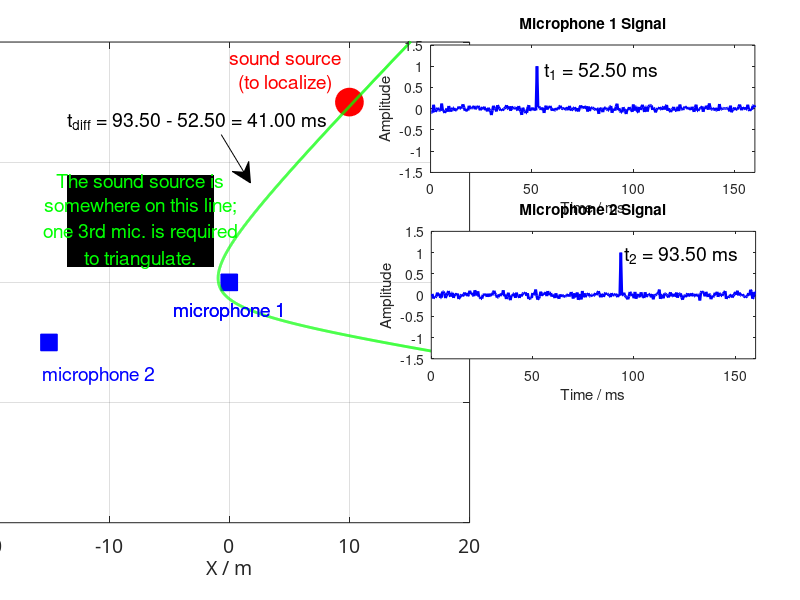

Source code (MATLAB):
% This script visualizes the propagation of sound waves from a source and the detection by two microphones.
% It demonstrates the calculation of the time difference of arrival (TDOA) and the localization of the sound source.
% The animation shows the expanding wavefront and plots the signals received by the microphones.
% Additionally, it calculates and displays the hyperbola of possible sound source positions based on TDOA.
%
% Patrick Marmaroli

clear all, close all, clc

% Parameters
radius_max = 50; % Maximum radius of the wave
sound_speed = 343; %m/s
refresh_time_sec = 5e-4; %animation refresh time, in seconds
total_time_sec = 0.16; %animation total time, in seconds
num_frames = floor(total_time_sec/refresh_time_sec); % animation total number of frames

center = [10, 15]; % sound source position (ground truth)

% for displaying wave expansion
theta = linspace(0, 2*pi, 100);
radius = 0;

% Microphone positions, in meters
mic1 = [0, 0];
mic2 = [-15, -5];

% Set up the figure
fig = figure;
waveaxis = axes('parent',fig);
axis equal;
xlim([-20, 20]);
ylim([-20, 20]);
xlabel('X / m');
ylabel('Y / m');
hold on;

tta = findall(gca,'type','axes');
set(tta,'fontname','Segoe UI','fontsize',14)
ttf = findall(gcf,'type','text');
set(ttf,'fontsize',14)
set(ttf,'fontname','Segoe UI');
grid on;
set(gcf,'color','w','units','normalized');
box on;

set(gcf,'position',[ 0.1567    0.0977    0.7416    0.6081]);
set(gca,'position',[0.0779    0.1219    0.8259    0.8012]);

% Plot the center point
plot(center(1), center(2), 'ro', 'MarkerFaceColor', 'r','MarkerSize', 20)

% Plot the microphones
plot(mic1(1), mic1(2), 'bs', 'MarkerFaceColor', 'b', 'MarkerSize', 12);
plot(mic2(1), mic2(2), 'bs', 'MarkerFaceColor', 'b', 'MarkerSize', 12);

% Initial plot for the wave
x = center(1) + radius * cos(theta);
y = center(2) + radius * sin(theta);
pwave = plot(x, y, 'r-', 'LineWidth', 2);

% Create textbox
annotation(fig,'textbox',...
    [0.274386711414759 0.829822093101159 0.164596468097007 0.10142075803809],...
    'Color',[1 0 0],...
    'String',['sound source',sprintf('\n'),'(to localize)'],...
    'HorizontalAlignment','center',...
    'FontSize',14,...
    'FitBoxToText','off',...
    'EdgeColor','none');


annotation(fig,'textbox',...
    [0.205716369011946 0.430125405787304 0.164596468097007 0.101420758038091],...
    'Color',[0 0 1],...
    'String',{'microphone 1'},...
    'HorizontalAlignment','center',...
    'FontSize',14,...
    'FitBoxToText','off',...
    'EdgeColor','none');



annotation(fig,'textbox',...
    [0.205716369011946 0.430125405787304 0.164596468097007 0.101420758038091],...
    'Color',[0 0 1],...
    'String',{'microphone 1'},...
    'HorizontalAlignment','center',...
    'FontSize',14,...
    'FitBoxToText','off',...
    'EdgeColor','none');


annotation(fig,'textbox',...
    [0.0409075472451952 0.325062276550519 0.164596468097007 0.101420758038091],...
    'Color',[0 0 1],...
    'String','microphone 2',...
    'HorizontalAlignment','center',...
    'FontSize',14,...
    'FitBoxToText','off',...
    'EdgeColor','none');



% calculate min distance to mic
minDistToMic1 = Inf;
minDistToMic2 = Inf;
signal_vt_ms = zeros(num_frames,1);

for k = 1:num_frames

    signal_vt_ms(k,1) = k*refresh_time_sec*1000;
    radius =  signal_vt_ms(k,1)/1000*sound_speed; %sec, refresh time

    % Update the x and y data for the wave
    x = center(1) + radius * cos(theta);
    y = center(2) + radius * sin(theta);

    distToMic1 = abs(radius - sqrt((mic1(1) - center(1))^2 + (mic1(2) - center(2))^2));

    if distToMic1 < minDistToMic1
        minDistToMic1 = distToMic1;
    end

    distToMic2 = abs(radius - sqrt((mic2(1) - center(1))^2 + (mic2(2) - center(2))^2));

    if distToMic2 < minDistToMic2
        minDistToMic2 = distToMic2;
    end

end


% Create subplots for microphone signals
mic1_axis = axes('parent',fig);
title('Microphone 1 Signal');
xlabel('Time / ms');
ylabel('Amplitude');
ylim([-1 1]*1.5)
xlim([0 total_time_sec]*1000)
hold on;
mic1_signal = zeros(1, num_frames);
pmic1 = plot(signal_vt_ms,mic1_signal, 'b-','LineWidth',2);
box on

mic2_axis = axes('parent',fig);
title('Microphone 2 Signal');
xlabel('Time / ms');
ylabel('Amplitude');
ylim([-1 1]*1.5)
xlim([0 total_time_sec]*1000)
hold on;
mic2_signal = zeros(1, num_frames);
pmic2 = plot(signal_vt_ms,mic2_signal, 'b-','LineWidth',2);
box on

set(waveaxis,'position',[   -0.1264    0.1288    0.8259    0.8012]);
set(mic1_axis,'position',[     0.5382    0.7126    0.4054    0.2124]);
set(mic2_axis,'position',[  0.5391    0.4020    0.4054    0.2124]);

drawnow





% Create the animated plot
for k = 1:num_frames

    % Calculate the current radius
    radius =  signal_vt_ms(k,1)/1000*sound_speed; %sec, refresh time


    % Update the x and y data for the wave
    x = center(1) + radius * cos(theta);
    y = center(2) + radius * sin(theta);
    set(pwave, 'XData', x, 'YData', y);

    % distance between each mic and wave front
    distToMic1 = abs(radius - sqrt((mic1(1) - center(1))^2 + (mic1(2) - center(2))^2));
    distToMic2 = abs(radius - sqrt((mic2(1) - center(1))^2 + (mic2(2) - center(2))^2));

    if distToMic1 == minDistToMic1 %when wave front hits first mic
        mic1_signal(k) = 1;
        t1 = signal_vt_ms(k,1)/1000;

    else
        mic1_signal(k) = randn(1)/20;
    end

    if distToMic2 == minDistToMic2 %when swave front hits seconds mic
        mic2_signal(k) = 1;
        t2 = signal_vt_ms(k,1)/1000;
    else
        mic2_signal(k) = randn(1)/20;
    end

    set(pmic1, 'YData', mic1_signal);
    set(pmic2, 'YData', mic2_signal);

    % Pause to create animation effect
    pause(0.05);
end

annotation(fig,'textbox',...
    [0.681248551680051 0.858271848562919 0.2 0.05],...
    'String',{sprintf('t_{1} = %3.2f ms',t1*1000)},...
    'FontSize',14,...
    'FitBoxToText','off','EdgeColor','none');

pause(1)


annotation(fig,'textbox',...
    [0.780832367786701 0.550453080938199 0.2 0.05],...
    'String',{sprintf('t_{2} = %3.2f ms',t2*1000)},...
    'FontSize',14,...
    'FitBoxToText','off','EdgeColor','none');

pause(1)

% time difference of arrial (TDOA)
tdiff = t2-t1;
annotation(fig,'textbox',...
    [0.0841906721536348 0.773835078294872 0.246631973577316 0.05],...
    'String',{sprintf('t_{diff} = %3.2f - %3.2f = %3.2f ms',t2*1000,t1*1000,tdiff*1000)},...
    'FontSize',14,...
    'FitBoxToText','off','EdgeColor','none');

% calculate hyperbola of possible positions
xmic1 = mic1(1);
xmic2 = mic2(1);
ymic1 = mic1(2);
ymic2 = mic2(2);

aperture = sqrt((xmic1 - xmic2)^2 + (ymic1 - ymic2)^2);
mic_theta = atan2(ymic1 - ymic2,xmic1 - xmic2);

xbary = 0.5*(xmic1 + xmic2);
ybary = 0.5*(ymic1 + ymic2);

if abs(xbary) <= eps
    xbary = 0;
end

if abs(ybary) <= eps
    ybary = 0;
end

% hyperbola parameters
c = aperture/2;
a = sound_speed*tdiff/2;
b = sign(tdiff)*sqrt(c^2 - a^2);

t = linspace(-10,10,10000); % distance support
xinit = a*cosh(t);
yinit = b*sinh(t);

hyp_x = cos(mic_theta)*xinit - sin(mic_theta)*yinit + xbary;
hyp_y = sin(mic_theta)*xinit + cos(mic_theta)*yinit + ybary;


% Create arrow
annotation(fig,'arrow',[0.276467630881511 0.313091813496344],...
    [0.775767874435857 0.695067209949631]);

plot(waveaxis,real(hyp_x.'),real(hyp_y.'),'linewidth',2,'color','g')

pause(1)

% Create textbox
annotation(fig,'textbox',...
    [0.0841906721536353 0.555744364657373 0.183537096967517 0.153190995633029],...
    'Color',[0 1 0],...
    'String',{'The sound source is','somewhere on this line;','one 3rd mic. is required','to triangulate.'},...
    'HorizontalAlignment','center',...
    'FontSize',14,...
    'FitBoxToText','off',...
    'EdgeColor','none',...
    'BackgroundColor',[0 0 0]);
